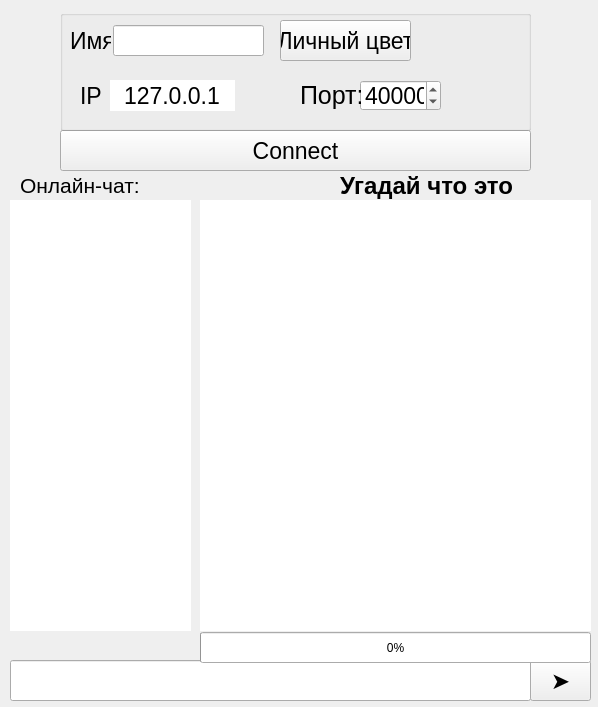
<?xml version="1.0" encoding="UTF-8"?>
<ui version="4.0">
 <class>Widget</class>
 <widget class="QWidget" name="Widget">
  <property name="geometry">
   <rect>
    <x>0</x>
    <y>0</y>
    <width>598</width>
    <height>707</height>
   </rect>
  </property>
  <property name="windowTitle">
   <string>Widget</string>
  </property>
  <widget class="QPushButton" name="pushButton_Connect">
   <property name="geometry">
    <rect>
     <x>60</x>
     <y>130</y>
     <width>471</width>
     <height>41</height>
    </rect>
   </property>
   <property name="font">
    <font>
     <pointsize>17</pointsize>
    </font>
   </property>
   <property name="text">
    <string>Connect</string>
   </property>
  </widget>
  <widget class="QGroupBox" name="groupBox">
   <property name="geometry">
    <rect>
     <x>60</x>
     <y>10</y>
     <width>471</width>
     <height>121</height>
    </rect>
   </property>
   <property name="title">
    <string/>
   </property>
   <widget class="QLabel" name="label_IP_1">
    <property name="geometry">
     <rect>
      <x>20</x>
      <y>70</y>
      <width>31</width>
      <height>31</height>
     </rect>
    </property>
    <property name="font">
     <font>
      <pointsize>17</pointsize>
     </font>
    </property>
    <property name="text">
     <string>IP</string>
    </property>
   </widget>
   <widget class="QLineEdit" name="lineEdit_IP">
    <property name="geometry">
     <rect>
      <x>50</x>
      <y>70</y>
      <width>125</width>
      <height>31</height>
     </rect>
    </property>
    <property name="font">
     <font>
      <pointsize>17</pointsize>
     </font>
    </property>
    <property name="text">
     <string>127.0.0.1</string>
    </property>
    <property name="frame">
     <bool>false</bool>
    </property>
    <property name="alignment">
     <set>Qt::AlignCenter</set>
    </property>
   </widget>
   <widget class="QPushButton" name="colorButton">
    <property name="geometry">
     <rect>
      <x>220</x>
      <y>10</y>
      <width>131</width>
      <height>41</height>
     </rect>
    </property>
    <property name="font">
     <font>
      <pointsize>17</pointsize>
     </font>
    </property>
    <property name="text">
     <string>Личный цвет</string>
    </property>
   </widget>
   <widget class="QLineEdit" name="nameEdit">
    <property name="geometry">
     <rect>
      <x>53</x>
      <y>15</y>
      <width>151</width>
      <height>31</height>
     </rect>
    </property>
    <property name="font">
     <font>
      <pointsize>17</pointsize>
     </font>
    </property>
    <property name="maxLength">
     <number>20</number>
    </property>
   </widget>
   <widget class="QSpinBox" name="portServer">
    <property name="geometry">
     <rect>
      <x>300</x>
      <y>70</y>
      <width>81</width>
      <height>31</height>
     </rect>
    </property>
    <property name="font">
     <font>
      <pointsize>17</pointsize>
     </font>
    </property>
    <property name="maximum">
     <number>60000</number>
    </property>
    <property name="value">
     <number>40000</number>
    </property>
   </widget>
   <widget class="QLabel" name="label_name">
    <property name="geometry">
     <rect>
      <x>10</x>
      <y>20</y>
      <width>41</width>
      <height>21</height>
     </rect>
    </property>
    <property name="font">
     <font>
      <pointsize>17</pointsize>
     </font>
    </property>
    <property name="text">
     <string>Имя</string>
    </property>
   </widget>
   <widget class="QLabel" name="label_port_1">
    <property name="geometry">
     <rect>
      <x>240</x>
      <y>70</y>
      <width>61</width>
      <height>31</height>
     </rect>
    </property>
    <property name="font">
     <font>
      <pointsize>19</pointsize>
     </font>
    </property>
    <property name="text">
     <string>Порт:</string>
    </property>
   </widget>
  </widget>
  <widget class="QTextBrowser" name="textBrowser">
   <property name="enabled">
    <bool>true</bool>
   </property>
   <property name="geometry">
    <rect>
     <x>10</x>
     <y>200</y>
     <width>181</width>
     <height>431</height>
    </rect>
   </property>
   <property name="frameShape">
    <enum>QFrame::NoFrame</enum>
   </property>
  </widget>
  <widget class="QLineEdit" name="inputEdit">
   <property name="geometry">
    <rect>
     <x>10</x>
     <y>660</y>
     <width>521</width>
     <height>41</height>
    </rect>
   </property>
   <property name="font">
    <font>
     <pointsize>17</pointsize>
    </font>
   </property>
   <property name="maxLength">
    <number>100000</number>
   </property>
  </widget>
  <widget class="QPushButton" name="pushButton_Send">
   <property name="geometry">
    <rect>
     <x>530</x>
     <y>660</y>
     <width>61</width>
     <height>41</height>
    </rect>
   </property>
   <property name="font">
    <font>
     <pointsize>17</pointsize>
    </font>
   </property>
   <property name="text">
    <string>➤</string>
   </property>
  </widget>
  <widget class="QLabel" name="label_3">
   <property name="geometry">
    <rect>
     <x>20</x>
     <y>170</y>
     <width>171</width>
     <height>31</height>
    </rect>
   </property>
   <property name="font">
    <font>
     <pointsize>16</pointsize>
    </font>
   </property>
   <property name="text">
    <string>Онлайн-чат:</string>
   </property>
  </widget>
  <widget class="QLabel" name="label_4">
   <property name="geometry">
    <rect>
     <x>340</x>
     <y>170</y>
     <width>181</width>
     <height>31</height>
    </rect>
   </property>
   <property name="font">
    <font>
     <pointsize>18</pointsize>
     <bold>true</bold>
    </font>
   </property>
   <property name="text">
    <string>Угадай что это</string>
   </property>
  </widget>
  <widget class="QTextBrowser" name="textBrowser_2">
   <property name="enabled">
    <bool>true</bool>
   </property>
   <property name="geometry">
    <rect>
     <x>200</x>
     <y>200</y>
     <width>391</width>
     <height>431</height>
    </rect>
   </property>
   <property name="frameShape">
    <enum>QFrame::NoFrame</enum>
   </property>
  </widget>
  <widget class="QProgressBar" name="progressBar">
   <property name="geometry">
    <rect>
     <x>200</x>
     <y>632</y>
     <width>391</width>
     <height>31</height>
    </rect>
   </property>
   <property name="maximum">
    <number>500</number>
   </property>
   <property name="value">
    <number>0</number>
   </property>
  </widget>
 </widget>
 <resources/>
 <connections/>
</ui>
